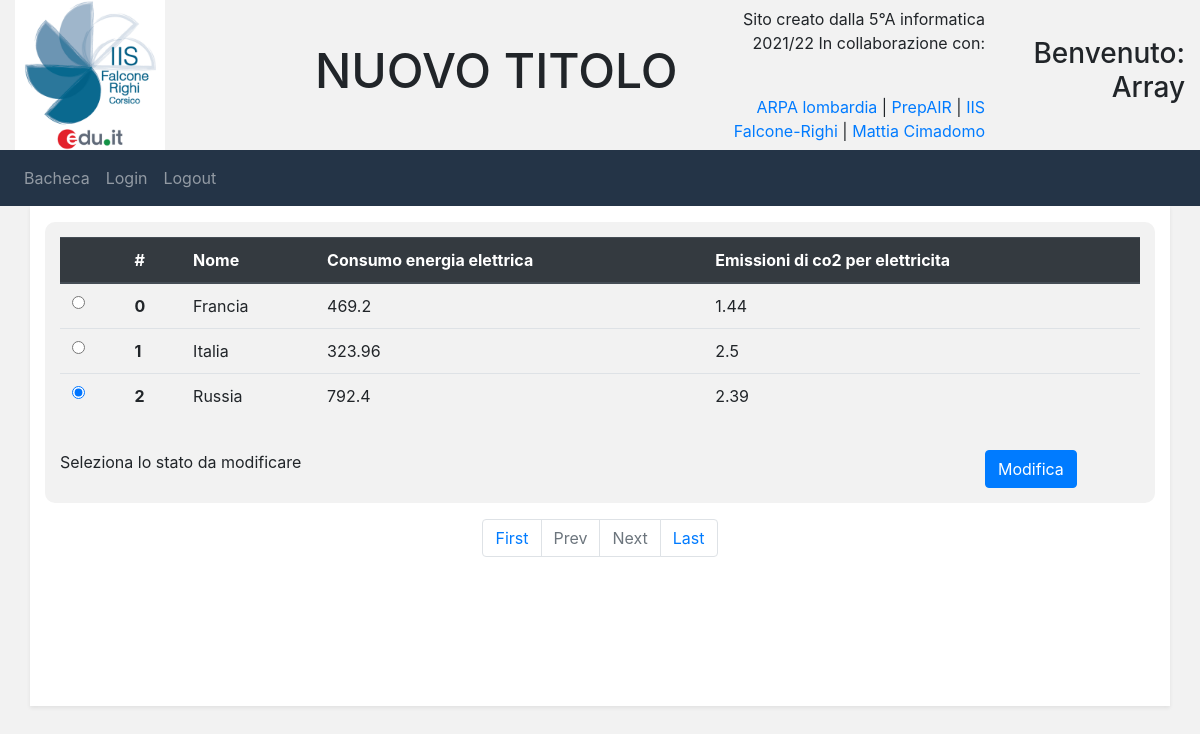
The app's page /admin/dati_co2/modify.php (signed in) with its own data.
### tables this page shows
CREATE TABLE `stato` (
  `nome_Stato` varchar(20) NOT NULL,
  `popolazione` bigint(20) NOT NULL,
  `emissioni_di_co2` double NOT NULL,
  `consumo_energia_elettrica` double NOT NULL,
  `emissioni_di_co2_per_elettricita` double NOT NULL
);

### admin/dati_co2/modify.php (the view, shortened to what this page needs)
<?php
	require '../../includes/log.php';
  require '../../includes/dbconnect.php';
  if (isset($_GET['pageno'])) {
      $pageno = $_GET['pageno'];
  } else {
      $pageno = 1;
  }
  $no_of_records_per_page = 20;
  $offset = ($pageno-1) * $no_of_records_per_page;
  $total_pages_sql = "SELECT COUNT(*) FROM stato";
  $result = mysqli_query($conn,$total_pages_sql);
  $total_rows = mysqli_fetch_array($result)[0];
  $total_pages = ceil($total_rows / $no_of_records_per_page);
	$sql = "SELECT * FROM stato LIMIT $offset, $no_of_records_per_page";
	$result = $conn->query($sql);
	$currentPage = 'Modifica stato';
?>
<html lang="it">
<head>
	<?php require '../../includes/head.php';?>
</head>
	<body>
		<?php require '../../includes/header.php';?>
		<?php require '../../includes/adminNav.php';?>
		<main class="container-md shadow-sm bg-white pt-3" role="main">
			<form action="modifica.php" method="post">
			  <fieldset class="form-group">
					<table class="table table-hover">
					  <thead class="thead-dark">
					    <tr>
								<th scope="col"></th>
					      <th scope="col">#</th>
					      <th scope="col">Nome</th>
					      <th scope="col">Consumo energia elettrica</th>
					      <th scope="col">Emissioni di co2 per elettricita</th>
					    </tr>
					  </thead>
						<tbody>
						<?php
						if ($result->num_rows > 0) {
							$i=0;
							while($row = $result->fetch_assoc()) {
								print '<tr>
									<td>
										<input type="radio" name="Radios" id="Radios'.($i+$offset).'" value="'.$row["nome_Stato"].'" checked>
									</th>
						      <th scope="row">'.($i+$offset).'</th>
						      <td>'.$row["nome_Stato"].'</td>
						      <td>'.$row["consumo_energia_elettrica"].'</td>
						      <td>'.$row["emissioni_di_co2_per_elettricita"].'</td>
						    </tr>'."\n";
								$i++;
							}
						}
						?>
					  </tbody>
					</table>
			  </fieldset>
				<div class="row">
					<div class="col">
						<label for="invia_uno">Seleziona lo stato da modificare</label>
					</div>
					<div class="col-2">
						<input class="btn btn-primary" type="submit"  name="invia_uno" id="invia_uno" value="Modifica"/>
					</div>
				</div>
			</form>
			<ul class="pagination justify-content-center">
		    <li class="page-item">
					<a class="page-link" href="?pageno=1">First</a>
				</li>
		    <li class="<?php echo (($pageno <= 1) ? 'page-item disabled': 'page-item'); ?>">
		    	<a class="page-link" href="<?php if($pageno <= 1){ echo '#'; } else { echo "?pageno=".($pageno - 1); } ?>">Prev</a>
		    </li>
		    <li class="<?php echo (($pageno >= $total_pages) ? 'page-item disabled': 'page-item'); ?>">
			    <a class="page-link" href="<?php if($pageno >= $total_pages){ echo '#'; } else { echo "?pageno=".($pageno + 1); } ?>">Next</a>
		    </li>
		    <li class="page-item">
					<a class="page-link" href="?pageno=<?php echo $total_pages; ?>">Last</a>
				</li>
			</ul>
		</main>
	</body>
</html>

### includes/log.php (shortened to what this page needs)
<?php
  $aggiuntivo="<h3>Benvenuto: ".$_SESSION["user"]."</h3>";
?>

### includes/head.php (shortened to what this page needs)
<link rel="stylesheet" href="https://maxcdn.bootstrapcdn.com/bootstrap/4.4.1/css/bootstrap.min.css">
<link rel="stylesheet" href="/cambiaclima/css/style.css?<?echo filemtime('../css/style.css');?>">

### includes/header.php
<?php
$gr=0;
if($aggiuntivo!=""){
  $gr=1;
}
?>
<header class="container-fluid" style="margin-bottom:0; background-color: #f2f2f2;">
			<div class="row align-items-center">
				<div class="col-md-<?php echo 4-$gr;?>"style="max-height: 150px;">
					<img name="logo" id="logo" src="/cambiaclima/img/logo.png" alt="Logo">
				</div>
				<div class="col-md-4">
					<h1><big>NUOVO TITOLO</big></h1>
				</div>
				<div class="col-md-<?php echo 4-$gr;?> d-none d-md-block text-right">
					<p>Sito creato dalla 5°A informatica 2021/22
					In collaborazione con:</p><br>
					<a target="_blank" href="https://www.arpalombardia.it">ARPA lombardia</a> |
					<a target="_blank" href="https://www.lifeprepair.eu/">PrepAIR</a> |
					<a target="_blank" href="https://www.iisfalcone-righi.edu.it">IIS Falcone-Righi</a> |
          <a target="_blank" href="https://www.github.com/tia-cima">Mattia Cimadomo</a>
				</div>
        <?php
					if($aggiuntivo!="")
						print '<div class="col-md-2 d-none d-md-block text-right" style="max-height: 150px;">'.$aggiuntivo.'</div>';
				?>
			</div>
		</header>

### includes/adminNav.php (shortened to what this page needs)
<nav class="navbar sticky-top navbar-expand-md navbar-dark">
			<div class="collapse navbar-collapse" id="collapsibleNavbar">
				<ul class="navbar-nav mr-auto">
					<?php
						$dir = "/admin/";
						$urls = array(
							'Bacheca' => $dir.'bacheca.php',
							'Login' => $dir.'login.php',
              'Logout' => $dir.'logout.php',
						);
						foreach ($urls as $name => $url) {
							print '<li  class="nav-item'.(($currentPage === $name) ? ' active': '').'">'."\n\t\t\t\t\t\t".
							'<a class="nav-link" href="'.$url.'">'.$name.'</a>'."\n\t\t\t\t\t".
							'</li>'."\n\t\t\t\t\t";
						}
						?>
</ul>
			</div>
		</nav>

### css/style.css (style rules this page uses)
body { background-color:#f2f2f2; }
nav { background-color:#243447; }
main { min-height: 500px; }
main form { background-color:#f2f2f2; border-radius: 10px; padding: 15; }
header img { max-height:150px; height:-webkit-fill-available; }

### records on screen
stato: offset "0", nome_Stato "Francia", consumo_energia_elettrica "469.2", emissioni_di_co2_per_elettricita "1.44"
stato: offset "1", nome_Stato "Italia", consumo_energia_elettrica "323.96", emissioni_di_co2_per_elettricita "2.5"
stato: offset "2", nome_Stato "Russia", consumo_energia_elettrica "792.4", emissioni_di_co2_per_elettricita "2.39"

### other values on screen
$_SESSION["user"] "Array"
$name "Bacheca"
$name "Login"
$name "Logout"
